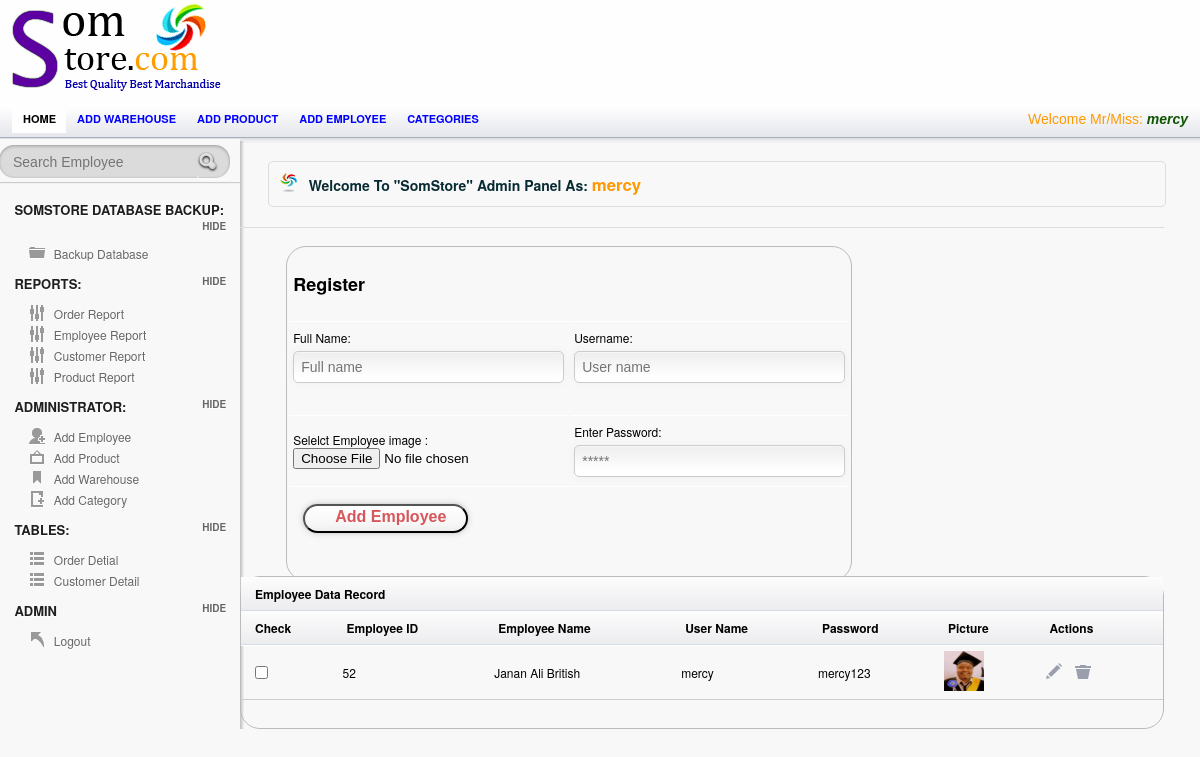
The page /Admin/Employee.php (signed in) on the database its author committed.
### tables this page shows
CREATE TABLE `employee` (
  `Employee_ID` int(95) NOT NULL,
  `Employee_Name` varchar(25) NOT NULL,
  `Username` varchar(25) NOT NULL,
  `Password` varchar(25) NOT NULL,
  `Picture` varchar(255) NOT NULL
);

### session.php (called while the page is built, shortened)
<?php
include('config.php');
$check=$_SESSION['login_username'];
$session=mysqli_query($mysqli, "select Username from employee where Username='$check' ");
$row=mysqli_fetch_array($session);
$login_session=$row['Username'];
?>

### Admin/Employee.php (the view, shortened to what this page needs)
<?php
include("../session.php");
include("../config.php");
?>
<!doctype html>
<html lang="en">
<head>
	<link rel="stylesheet" href="css/layout.css" type="text/css" media="screen" />
</head>
<body>
<div id="container">
	   <div id="header">
		<div id="logo-banner">
				<div id="logo">
					<a href="index.php"><img src="images/logo.png" alt="" /></a>
				</div>
				<div id="banner">
				</div>
		</div>
		</div>
	<div id="content-wrap">
	<section id="secondary_bar">
             <nav>
                <ul>
                    <li class="selected"><a href="index.php">Home</a></li>
                    <li><a href="add_warehouse.php">Add warehouse</a></li>
                    <li><a href="add_product.php">Add product</a></li>
                    <li><a href="Employee.php">Add employee</a></li>
                    <li><a href="add_category.php">Categories</a></li>
                    <li class="logout"> <span class="check"> <?php echo "Welcome Mr/Miss:   ". "<font color='##fa5400'><i><b>".$login_session."</b></i></font>" ;?> </span></li>
                </ul>
            </nav>
	</section>
<aside id="sidebar" class="column">
				<div id="search">
					<form action="searchemplo.php" method="post" accept-charset="utf-8">
						<input type="text"  title="Search..." class="blink field"  placeholder="Search Employee"  name='search' size=60 maxlength=100/>
						<input class="search-button" type="submit" value="Submit" />
						<div class="cl">&nbsp;</div>
					</form>
				</div>
		<hr/>
		<h3> SomStore Database Backup:</h3>
		<ul class="toggle">
		    <li class="icn_folder"><a href="Backup.php">Backup Database</a></li>
		</ul>
		<h3>Reports:</h3>
		<ul class="toggle">
		    <li class="icn_settings"><a href="OrderReports.php">Order Report</a></li>
			<li class="icn_settings"><a href="EmployeeReport.php">Employee Report</a></li>
			<li class="icn_settings"><a href="CustomerReport.php">Customer Report</a></li>
			<li class="icn_settings"><a href="ProductReport.php"> Product Report</a></li>
		</ul>
		<h3>Administrator:</h3>
		<ul class="toggle">
		    <li class="icn_add_user"><a href="Employee.php">Add Employee</a></li>
			<li class="icn_photo"><a href="add_product.php">Add Product</a></li>
			<li class="icn_tags"><a href="add_warehouse.php">Add Warehouse</a></li>
			<li class="icn_new_article"><a href="add_category.php">Add Category</a></li>
		</ul>
        <h3>Tables:</h3>
		<ul class="toggle">
		    <li class="icn_categories"><a href="order.php">Order Detial</a></li>
     		<li class="icn_categories"><a href="customerTable.php">Customer Detail</a></li>
		</ul>
		<h3>Admin</h3>
		<ul class="toggle">
			<li class="icn_jump_back"><a href="../logout.php">Logout</a></li>
		</ul>
	</aside>
	<section id="main" class="column">
	<h4 class="alert_info">Welcome To <strong>"SomStore"</strong> Admin Panel As: <?php echo "  ". "<font color='#f90'><big><b>".$login_session."</b></big></font>" ;?>  </h4>
	<div id="form_wrapper" class="form_wrapper">
		 <table>
					<form class="register active" id="myForm"action="empRegistration.php"  method="POST" >
					<th colspan="3"><h2>Register</h2> </th>
        <tr>
       <td>
	  <label>Full Name:</label>
		<input type="text" id="empValid" name="fullname" placeholder="Full name" />
	  </td>
      <td>
	     <label>Username:</label>
		<input type="text" id="username" name="username" placeholder="User name" />
      </td>
		</tr>
    <tr>
         <td>
		<label> Selelct Employee image :</label>
		<input type="file" name="picture" id="picture"  required>
	    </td>
       <td>
		<label> Enter Password:</label>
		<input type="password" id="password" name="password" placeholder="*****" >
	</td>
   </tr>
						<div class="bottom">
						<td colspan="3">
						<button name="submit" id="submit" title="Click to Save"  class="a-btn"> <span class="a-btn-text"> Add Employee</span></button>
						</td>
						</div>
	</form>
	</table>
	</div>
<?php
$result = mysqli_query($mysqli,"SELECT * FROM employee");
?>
      <div id="tab1" class="tab_content">
  <table class="tablesorter" cellspacing="0">
			<thead><tr> <th colspan="7"> Employee Data Record</th>  </tr> <thead>
		<thead>
			<tr>
   		    <th>Check</th>
    	      <th>Employee ID</th>
              <th> Employee Name</th>
    		<th>User Name</th>
		    <th>Password</th>
           <th>Picture</th>
    		<th>Actions</th>
			</tr>
		</thead>
		<tbody>
<?php while($row = mysqli_fetch_array($result))
  {?>
      <tr>
    <td><input type="checkbox"></td>
    <td><?Php echo $row['Employee_ID']; ?></td>
    <td><?php echo $row['Employee_Name']; ?></td>
   <td><?php echo $row['Username']; ?></td>
	<td><?php echo $row['Password']; ?></td>
	<td><img src="../images/<?php echo $row['Picture']; ?>" width="40" height="40"></td>
    <td> <a href="empViewUpdate.php?update=<?php echo $row['Employee_ID']; ?>"  onClick="edit(this);" title="empEdit" >  <input type="image" src="images/icn_edit.png" title="Edit"> </a>
     <a href="empDelete.php?delete=<?php echo $row['Employee_ID']; ?>" onClick="del(this);" title="Delete"><input type="image" src="images/icn_trash.png" title="Trash"/>  </a></td>
    </tr>
  <?php }mysqli_close($mysqli);?>
      </tbody>
</table>
 </div>
	</section>
          </div>
   </div>
</body>
</html>

### rows shown on the page
employee: Username "mercy", Employee_ID "52", Employee_Name "Janan Ali British", Password "mercy123", Picture (picture)
